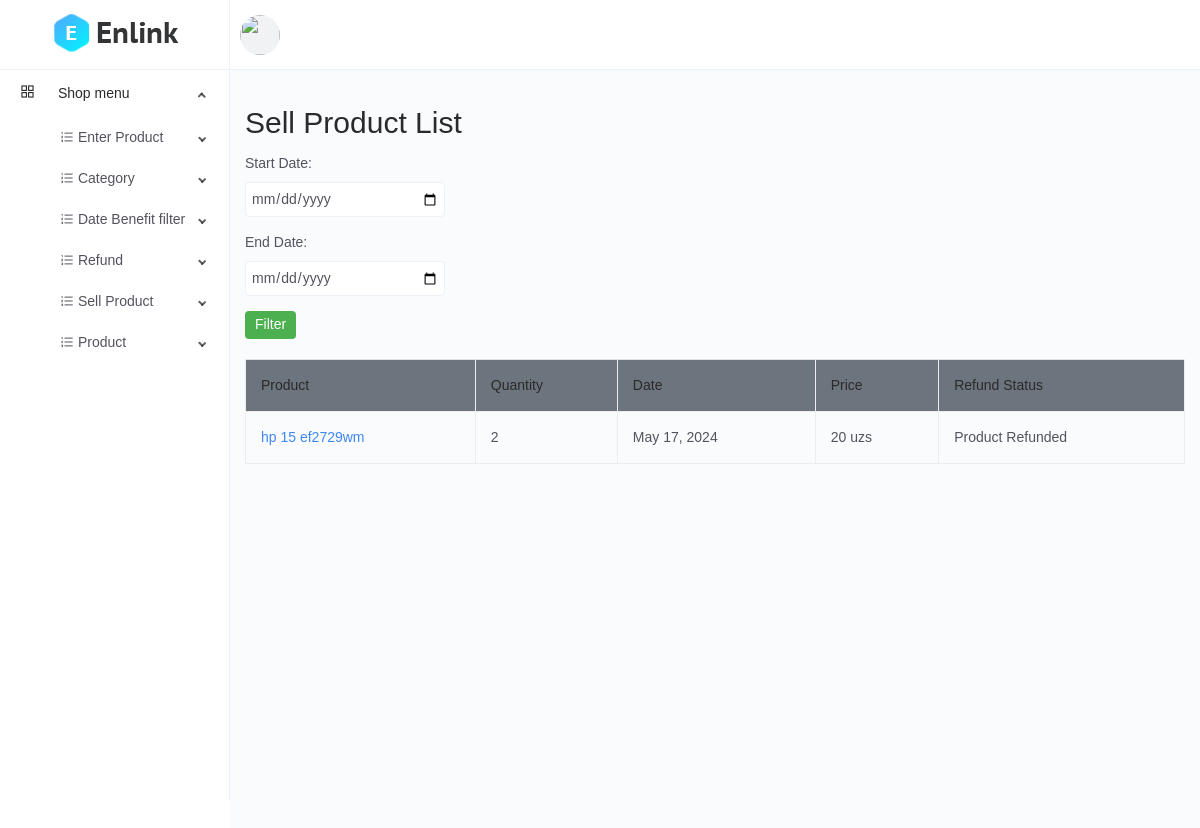
Page /sell-product/list/ (signed in) on the earlier database version.
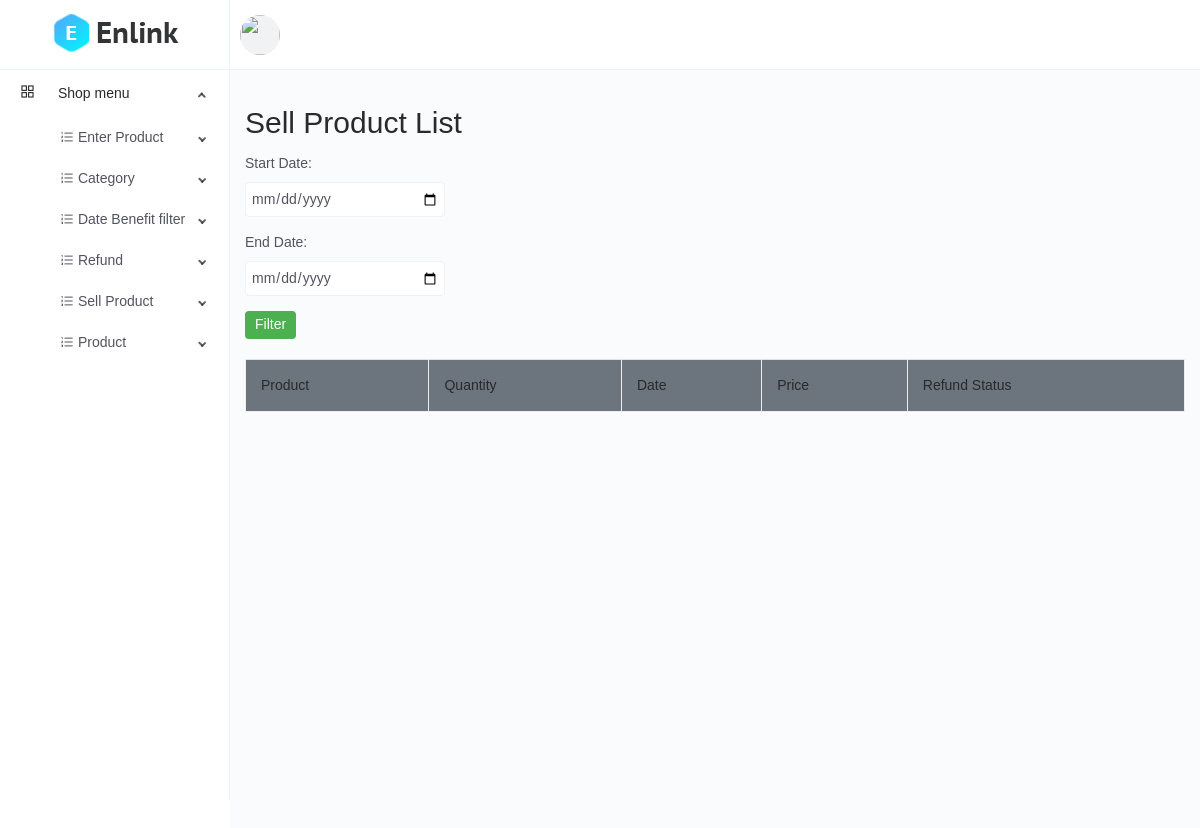
Same page on the later database version.
### main/models.py (models this page shows, shortened)
class CodeGenerate(models.Model):
    code = models.CharField(max_length=255, blank=True, unique=True)
    class Meta:
        abstract = True

class SellProduct(CodeGenerate):
    product = models.ForeignKey(Product, on_delete=models.CASCADE)
    quantity = models.IntegerField()
    sold_at = models.DateField(auto_now_add=True)
    refunded = models.BooleanField(default=False)
    price = models.IntegerField(blank=True, null=True)
    class Meta:
        ordering = ['-sold_at']

class Product(CodeGenerate):
    category = models.ForeignKey(Category, on_delete=models.CASCADE)
    name = models.CharField(max_length=255)
    price = models.DecimalField(decimal_places=2, max_digits=15)
    discount_price = models.DecimalField(decimal_places=2, max_digits=10, blank=True, null=True)
    banner_img = models.ImageField(upload_to='media/banner-img/')
    quantity = models.IntegerField()
    qr_code = models.ImageField(blank=True, upload_to="media/qr")

### main/views.py (the view)
# urls.py: path('sell-product/list/', views.sellproduct_list, name='sellproduct_list'),
@login_required(login_url="login")
def sellproduct_list(request):
    start_date = request.GET.get('start_date')
    end_date = request.GET.get('end_date')
    sell_products = models.SellProduct.objects.all()
    if start_date and end_date:
        sell_product = sell_products.filter(sold_at__range=[start_date, end_date])
    return render(request, 'sell_product/list.html', {'sell_products': sell_products})

### templates/sell_product/list.html (shortened to what this page needs)
{% extends 'base.html' %}
{% block content %}
    <div class="container">
        <h1>Sell Product List</h1>
        <form method="get" class="filter-form">
            <div class="form-group">
                <label for="start-date">Start Date:</label>
                <input type="date" id="start-date" name="start_date" class="form-control">
            </div>
            <div class="form-group">
                <label for="end-date">End Date:</label>
                <input type="date" id="end-date" name="end_date" class="form-control">
            </div>
            <button type="submit" class="btn btn-primary">Filter</button>
        </form>
        <table class="table">
            <thead>
                <tr>
                    <th>Product</th>
                    <th>Quantity</th>
                    <th>Date</th>
                    <th>Price</th>
                    <th>Refund Status</th>
                </tr>
            </thead>
            <tbody>
                {% for sell_product in sell_products %}
                <tr>
                    <td><a href="{% url 'sellproduct_detail' sell_product.code %}">{{ sell_product.product.name }}</a></td>
                    <td>{{ sell_product.quantity }}</td>
                    <td>{{ sell_product.sold_at }}</td>
                    <td>{{ sell_product.price }} uzs</td>
                    <td>
                        {% if sell_product.refunded %}
                            Product Refunded
                        {% else %}
                            Product is not refunded
                        {% endif %}
                    </td>
                </tr>
                {% endfor %}
            </tbody>
        </table>
    </div>
{% endblock %}

Differences in the rows shown:
removed SellProduct: product.name "hp 15 ef2729wm", quantity "2", sold_at "May 17, 2024", price "20", refunded "Product Refunded"
